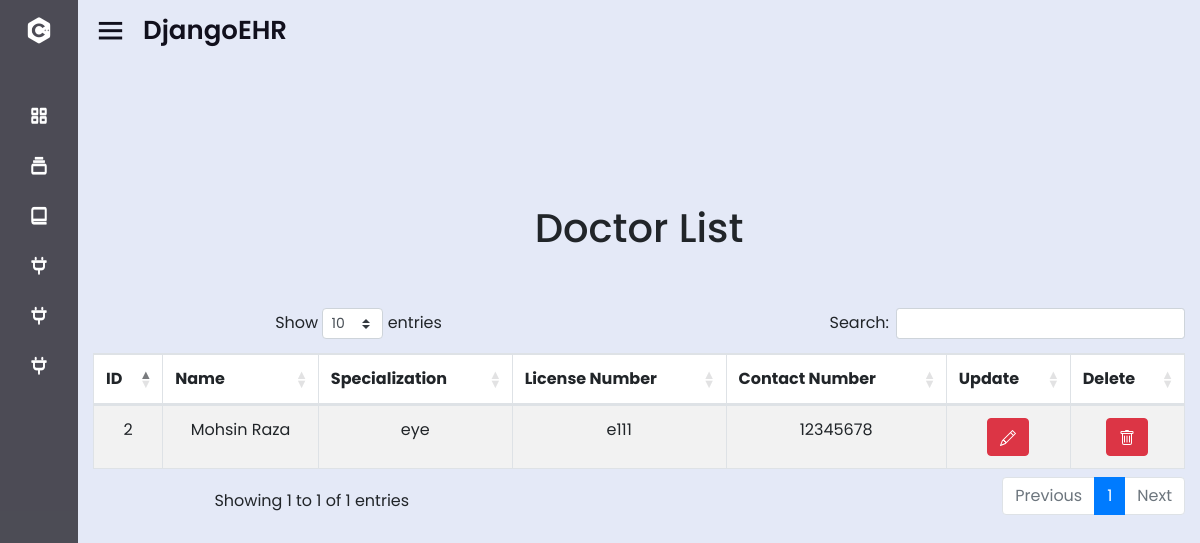
The page /doctorlist/ (signed in) on the database its author committed.
### patient/models.py (models this page shows, shortened)
class Doctor(models.Model):
    username = models.CharField(max_length=255, unique=True)
    password = models.CharField(max_length=255, default = "123")
    id = models.AutoField(primary_key=True)
    name = models.CharField(max_length=100, null=True, blank=True)
    gender = models.CharField(max_length=100, null=True, blank=True)
    specialization = models.CharField(max_length=100, null=True, blank=True)
    license_number = models.CharField(max_length=50, null=True, blank=True)
    contact_number = models.CharField(max_length=20, null=True, blank=True)
    bio = models.TextField(null=True, blank=True)
    hospital = models.OneToOneField(Hospital, on_delete=models.CASCADE, null=True, blank=True)

### patient/views.py (the view)
# urls.py: path("doctorlist/", views.doctorlist, name="doctorlist"),
@login_required
def doctorlist(request):
    if request.method == "POST":
        form = DoctorForm(request.POST, instance=image)
        if form.is_valid():
            form.save()
    else:
        form = DoctorForm()
    information = Doctor.objects.all()
    return render(request, "patient/doctorlist.html", {"information":information, "form":form})

### patient/forms.py
class DoctorForm(forms.ModelForm):
    class Meta:
        model = Doctor
        fields = [ "username", "password", "name", "specialization" , "license_number","contact_number" ]
    widgets = {
                'date_of_birth': DateInput(),
            }

### patient/templates/patient/doctorlist.html (shortened to what this page needs)
{% extends "patient/base.html" %}
{%load static%}
{% block content %}
{% load crispy_forms_tags %}
<link rel="stylesheet" href="https://cdn.jsdelivr.net/npm/bootstrap@5.3.0/dist/css/bootstrap.min.css">
<link href="{% static 'css/jquery.toast.css' %}" rel="stylesheet">
<link href="https://cdnjs.cloudflare.com/ajax/libs/twitter-bootstrap/4.5.2/css/bootstrap.css" rel="stylesheet"/>
<link href="https://cdn.datatables.net/1.13.6/css/dataTables.bootstrap4.min.css" rel="stylesheet"/>
<br>
<br>
<br>
<br>
<br>
<br>
<div class="container" style="text-align:center">
    <h1>Doctor List</h1>
    <br>
    <br>
    <table id="example" class="table table-striped table-bordered" style="width:100%">
        <thead>
            <tr style="text-align:center">
                <th>ID</th>
                <th>Name</th>
                <th>Specialization</th>
                <th>License Number</th>
                <th>Contact Number</th>
                <th>Update</th>
                <th>Delete</th>
            </tr>
        </thead>
        <tbody>
            {% for x in information %}
            <tr>
                <td>{{ x.id }}</td>
                <td>{{ x.name }}</td>
                <td>{{ x.specialization }}</td>
                <td>{{ x.license_number }}</td>
                <td>{{ x.contact_number }}</td>
                <td>
                    <a href="javascript:void(0)" class="btn btn-danger edit-button" data-id="{{ x.id }}" data-toggle="modal" data-target="#updateDoctorModal">
                    </a>
                </td>
                <td>
                    <a href="delete/{{ x.id }}" class="btn btn-danger" id="deleteBtn{{ x.id }}">
                    </a>
                </td>
            </tr>
            {% endfor %}
        </tbody>
    </table>
</div>
{% endblock %}

### patient/templates/patient/base.html (style rules this page uses)
* { margin: 0; padding: 0; box-sizing: border-box; font-family: 'Poppins', sans-serif; }

### rows shown on the page
Doctor: id "2", name "Mohsin Raza", specialization "eye", license_number "e111", contact_number "12345678"
